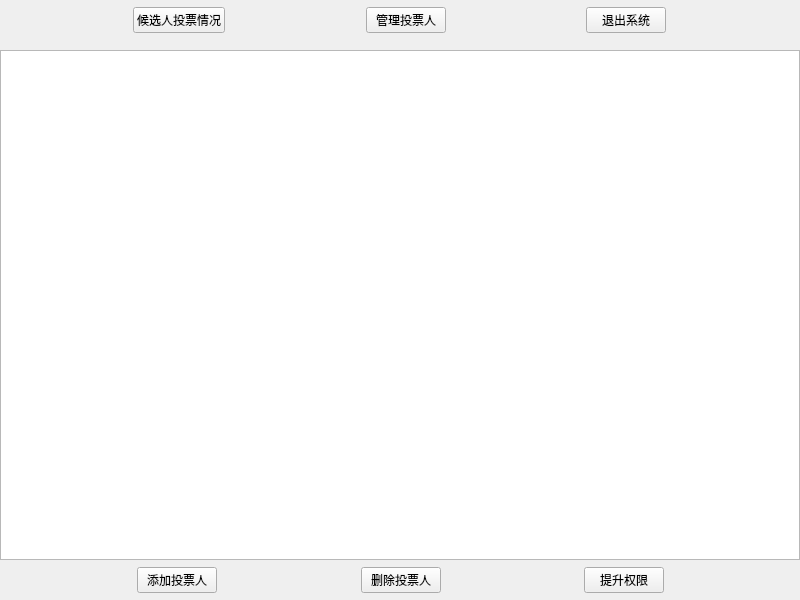
<?xml version="1.0" encoding="UTF-8"?>
<ui version="4.0">
 <class>AdminWindow</class>
 <widget class="QMainWindow" name="AdminWindow">
  <property name="geometry">
   <rect>
    <x>0</x>
    <y>0</y>
    <width>800</width>
    <height>600</height>
   </rect>
  </property>
  <property name="windowTitle">
   <string>MainWindow</string>
  </property>
  <widget class="QWidget" name="centralwidget">
   <widget class="QWidget" name="horizontalLayoutWidget">
    <property name="geometry">
     <rect>
      <x>-1</x>
      <y>0</y>
      <width>801</width>
      <height>41</height>
     </rect>
    </property>
    <layout class="QHBoxLayout" name="horizontalLayout">
     <item>
      <spacer name="horizontalSpacer">
       <property name="orientation">
        <enum>Qt::Horizontal</enum>
       </property>
       <property name="sizeHint" stdset="0">
        <size>
         <width>40</width>
         <height>20</height>
        </size>
       </property>
      </spacer>
     </item>
     <item>
      <widget class="QPushButton" name="pushButton">
       <property name="text">
        <string>候选人投票情况</string>
       </property>
      </widget>
     </item>
     <item>
      <spacer name="horizontalSpacer_2">
       <property name="orientation">
        <enum>Qt::Horizontal</enum>
       </property>
       <property name="sizeHint" stdset="0">
        <size>
         <width>40</width>
         <height>20</height>
        </size>
       </property>
      </spacer>
     </item>
     <item>
      <widget class="QPushButton" name="pushButton_2">
       <property name="text">
        <string>管理投票人</string>
       </property>
      </widget>
     </item>
     <item>
      <spacer name="horizontalSpacer_3">
       <property name="orientation">
        <enum>Qt::Horizontal</enum>
       </property>
       <property name="sizeHint" stdset="0">
        <size>
         <width>40</width>
         <height>20</height>
        </size>
       </property>
      </spacer>
     </item>
     <item>
      <widget class="QPushButton" name="pushButton_3">
       <property name="text">
        <string>退出系统</string>
       </property>
      </widget>
     </item>
     <item>
      <spacer name="horizontalSpacer_4">
       <property name="orientation">
        <enum>Qt::Horizontal</enum>
       </property>
       <property name="sizeHint" stdset="0">
        <size>
         <width>40</width>
         <height>20</height>
        </size>
       </property>
      </spacer>
     </item>
    </layout>
   </widget>
   <widget class="QStackedWidget" name="stackedWidget">
    <property name="geometry">
     <rect>
      <x>0</x>
      <y>50</y>
      <width>800</width>
      <height>550</height>
     </rect>
    </property>
    <property name="currentIndex">
     <number>1</number>
    </property>
    <widget class="QWidget" name="page">
     <widget class="QTableView" name="tableView">
      <property name="geometry">
       <rect>
        <x>0</x>
        <y>0</y>
        <width>800</width>
        <height>510</height>
       </rect>
      </property>
     </widget>
     <widget class="QWidget" name="horizontalLayoutWidget_2">
      <property name="geometry">
       <rect>
        <x>0</x>
        <y>510</y>
        <width>801</width>
        <height>51</height>
       </rect>
      </property>
      <layout class="QHBoxLayout" name="horizontalLayout_2">
       <item>
        <spacer name="horizontalSpacer_7">
         <property name="orientation">
          <enum>Qt::Horizontal</enum>
         </property>
         <property name="sizeHint" stdset="0">
          <size>
           <width>40</width>
           <height>20</height>
          </size>
         </property>
        </spacer>
       </item>
       <item>
        <widget class="QPushButton" name="pushButton_4">
         <property name="text">
          <string>添加候选人</string>
         </property>
        </widget>
       </item>
       <item>
        <spacer name="horizontalSpacer_5">
         <property name="orientation">
          <enum>Qt::Horizontal</enum>
         </property>
         <property name="sizeHint" stdset="0">
          <size>
           <width>40</width>
           <height>20</height>
          </size>
         </property>
        </spacer>
       </item>
       <item>
        <widget class="QPushButton" name="pushButton_5">
         <property name="text">
          <string>删除候选人</string>
         </property>
        </widget>
       </item>
       <item>
        <spacer name="horizontalSpacer_6">
         <property name="orientation">
          <enum>Qt::Horizontal</enum>
         </property>
         <property name="sizeHint" stdset="0">
          <size>
           <width>40</width>
           <height>20</height>
          </size>
         </property>
        </spacer>
       </item>
       <item>
        <widget class="QPushButton" name="pushButton_6">
         <property name="text">
          <string>清除投票信息</string>
         </property>
        </widget>
       </item>
       <item>
        <spacer name="horizontalSpacer_8">
         <property name="orientation">
          <enum>Qt::Horizontal</enum>
         </property>
         <property name="sizeHint" stdset="0">
          <size>
           <width>40</width>
           <height>20</height>
          </size>
         </property>
        </spacer>
       </item>
      </layout>
     </widget>
    </widget>
    <widget class="QWidget" name="page_2">
     <widget class="QWidget" name="horizontalLayoutWidget_3">
      <property name="geometry">
       <rect>
        <x>0</x>
        <y>510</y>
        <width>801</width>
        <height>41</height>
       </rect>
      </property>
      <layout class="QHBoxLayout" name="horizontalLayout_3">
       <item>
        <spacer name="horizontalSpacer_13">
         <property name="orientation">
          <enum>Qt::Horizontal</enum>
         </property>
         <property name="sizeHint" stdset="0">
          <size>
           <width>40</width>
           <height>20</height>
          </size>
         </property>
        </spacer>
       </item>
       <item>
        <widget class="QPushButton" name="pushButton_7">
         <property name="text">
          <string>添加投票人</string>
         </property>
        </widget>
       </item>
       <item>
        <spacer name="horizontalSpacer_10">
         <property name="orientation">
          <enum>Qt::Horizontal</enum>
         </property>
         <property name="sizeHint" stdset="0">
          <size>
           <width>40</width>
           <height>20</height>
          </size>
         </property>
        </spacer>
       </item>
       <item>
        <widget class="QPushButton" name="pushButton_9">
         <property name="text">
          <string>删除投票人</string>
         </property>
        </widget>
       </item>
       <item>
        <spacer name="horizontalSpacer_11">
         <property name="orientation">
          <enum>Qt::Horizontal</enum>
         </property>
         <property name="sizeHint" stdset="0">
          <size>
           <width>40</width>
           <height>20</height>
          </size>
         </property>
        </spacer>
       </item>
       <item>
        <widget class="QPushButton" name="pushButton_10">
         <property name="text">
          <string>提升权限</string>
         </property>
        </widget>
       </item>
       <item>
        <spacer name="horizontalSpacer_12">
         <property name="orientation">
          <enum>Qt::Horizontal</enum>
         </property>
         <property name="sizeHint" stdset="0">
          <size>
           <width>40</width>
           <height>20</height>
          </size>
         </property>
        </spacer>
       </item>
      </layout>
     </widget>
     <widget class="QTableView" name="tableView_2">
      <property name="geometry">
       <rect>
        <x>0</x>
        <y>0</y>
        <width>800</width>
        <height>510</height>
       </rect>
      </property>
     </widget>
    </widget>
   </widget>
  </widget>
 </widget>
 <resources/>
 <connections/>
</ui>
